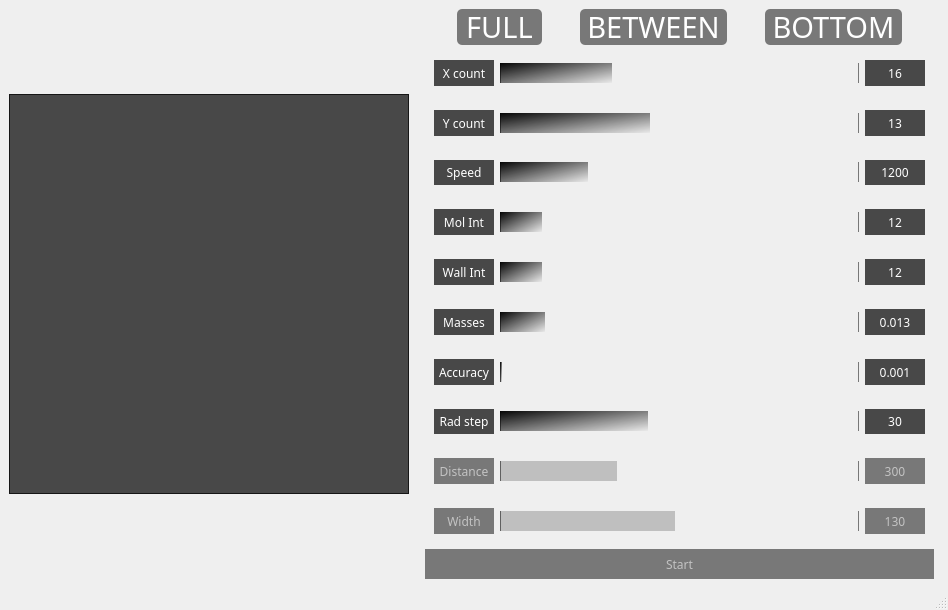
<?xml version="1.0" encoding="UTF-8"?>
<ui version="4.0">
 <class>MainWindow</class>
 <widget class="QMainWindow" name="MainWindow">
  <property name="geometry">
   <rect>
    <x>0</x>
    <y>0</y>
    <width>948</width>
    <height>610</height>
   </rect>
  </property>
  <property name="sizePolicy">
   <sizepolicy hsizetype="Preferred" vsizetype="Preferred">
    <horstretch>0</horstretch>
    <verstretch>0</verstretch>
   </sizepolicy>
  </property>
  <property name="windowTitle">
   <string>MainWindow</string>
  </property>
  <property name="styleSheet">
   <string notr="true">*{
font-family:  centuru gothic;
}

QGraphicsView {
background: rgba(0,0,0,0.7);
}

QLabel {
min-width: 60;
background: rgba(0,0,0,0.7);
color: white;
}

QLabel::disabled {
background: rgba(0,0,0,0.5);
color: rgb(195, 195, 195);
}


QPushButton {
background: rgba(0,0,0,0.7);
color: white;
border: none;
}

QPushButton::hover {
background: rgba(0,0,0,0.8);
color: white;
border: none;
}

QPushButton::disabled {
background: rgba(0,0,0,0.5);
color: rgb(195, 195, 195);
border: none;
}

QPushButton::clicked {
background: rgba(0,0,0,1);
border: none;
}

QSlider::groove:horizontal {
border: 1px solid  rgba(0,0,0,0.5);
background: rgba(0,0,0,0);
height: 20px;
}

QSlider::sub-page:horizontal {
background: qlineargradient(spread:pad, x1:0, y1:0, x2:1, y2:1, stop:0 rgba(0, 0, 0, 255), stop:1 rgba(255, 255, 255, 0));
border: none;
height: 20px;
}

QSlider::add-page:horizontal {
background: rgba(0,0,0,0);
border: none;
height: 20px;
}

QSlider::handle {
width: 8px;
background: url(:/Pixmaps/img/hndl.png);
}

QSlider::sub-page:horizontal:disabled {
background: rgba(0,0,0,0.2);
}

QSlider::add-page:horizontal:disabled {
background: rgba(0,0,0,0);
}

QSlider::handle:horizontal:disabled {
background: rgba(0,0,0,0);
}
</string>
  </property>
  <widget class="QWidget" name="centralwidget">
   <layout class="QHBoxLayout" name="horizontalLayout_10">
    <item>
     <layout class="QHBoxLayout" name="horizontalLayout_9">
      <property name="sizeConstraint">
       <enum>QLayout::SetDefaultConstraint</enum>
      </property>
      <item>
       <widget class="QGraphicsView" name="graphicsPreview">
        <property name="sizePolicy">
         <sizepolicy hsizetype="Expanding" vsizetype="Expanding">
          <horstretch>0</horstretch>
          <verstretch>0</verstretch>
         </sizepolicy>
        </property>
        <property name="minimumSize">
         <size>
          <width>400</width>
          <height>400</height>
         </size>
        </property>
        <property name="maximumSize">
         <size>
          <width>400</width>
          <height>400</height>
         </size>
        </property>
        <property name="autoFillBackground">
         <bool>true</bool>
        </property>
        <property name="styleSheet">
         <string notr="true"/>
        </property>
        <property name="verticalScrollBarPolicy">
         <enum>Qt::ScrollBarAlwaysOff</enum>
        </property>
        <property name="horizontalScrollBarPolicy">
         <enum>Qt::ScrollBarAlwaysOff</enum>
        </property>
       </widget>
      </item>
      <item>
       <spacer name="horizontalSpacer">
        <property name="orientation">
         <enum>Qt::Horizontal</enum>
        </property>
        <property name="sizeType">
         <enum>QSizePolicy::Fixed</enum>
        </property>
        <property name="sizeHint" stdset="0">
         <size>
          <width>10</width>
          <height>20</height>
         </size>
        </property>
       </spacer>
      </item>
      <item>
       <layout class="QVBoxLayout" name="verticalLayout_3">
        <item>
         <layout class="QHBoxLayout" name="horizontalLayout_8">
          <item>
           <spacer name="horizontalSpacer_3">
            <property name="orientation">
             <enum>Qt::Horizontal</enum>
            </property>
            <property name="sizeHint" stdset="0">
             <size>
              <width>40</width>
              <height>20</height>
             </size>
            </property>
           </spacer>
          </item>
          <item>
           <widget class="QPushButton" name="radioButton">
            <property name="minimumSize">
             <size>
              <width>85</width>
              <height>0</height>
             </size>
            </property>
            <property name="font">
             <font>
              <family>Stencil</family>
              <pointsize>22</pointsize>
              <weight>50</weight>
              <italic>false</italic>
              <bold>false</bold>
             </font>
            </property>
            <property name="styleSheet">
             <string notr="true">QPushButton {
	font: 22pt &quot;Stencil&quot;;
background: rgba(0,0,0,0.5);
min-width: 85px;
height: 36px;
border-radius: 5px;
}

QPushButton::checked {
background: rgba(0,0,0,0.9);
color: white;
border: none;
}</string>
            </property>
            <property name="text">
             <string>FULL</string>
            </property>
            <property name="checkable">
             <bool>true</bool>
            </property>
            <property name="autoExclusive">
             <bool>true</bool>
            </property>
           </widget>
          </item>
          <item>
           <spacer name="horizontalSpacer_5">
            <property name="orientation">
             <enum>Qt::Horizontal</enum>
            </property>
            <property name="sizeHint" stdset="0">
             <size>
              <width>40</width>
              <height>20</height>
             </size>
            </property>
           </spacer>
          </item>
          <item>
           <widget class="QPushButton" name="radioButton_2">
            <property name="minimumSize">
             <size>
              <width>90</width>
              <height>0</height>
             </size>
            </property>
            <property name="font">
             <font>
              <family>Stencil</family>
              <pointsize>22</pointsize>
              <weight>50</weight>
              <italic>false</italic>
              <bold>false</bold>
             </font>
            </property>
            <property name="styleSheet">
             <string notr="true">QPushButton {
	font: 22pt &quot;Stencil&quot;;
background: rgba(0,0,0,0.5);
width: 155px;
height: 36px;
border-radius: 5px;
}

QPushButton::checked {
background: rgba(0,0,0,0.9);
color: white;
border: none;
}</string>
            </property>
            <property name="text">
             <string>BETWEEN</string>
            </property>
            <property name="checkable">
             <bool>true</bool>
            </property>
            <property name="autoExclusive">
             <bool>true</bool>
            </property>
           </widget>
          </item>
          <item>
           <spacer name="horizontalSpacer_4">
            <property name="orientation">
             <enum>Qt::Horizontal</enum>
            </property>
            <property name="sizeHint" stdset="0">
             <size>
              <width>40</width>
              <height>20</height>
             </size>
            </property>
           </spacer>
          </item>
          <item>
           <widget class="QPushButton" name="radioButton_3">
            <property name="minimumSize">
             <size>
              <width>90</width>
              <height>0</height>
             </size>
            </property>
            <property name="font">
             <font>
              <family>Stencil</family>
              <pointsize>22</pointsize>
              <weight>50</weight>
              <italic>false</italic>
              <bold>false</bold>
             </font>
            </property>
            <property name="styleSheet">
             <string notr="true">QPushButton {
	font: 22pt &quot;Stencil&quot;;
background: rgba(0,0,0,0.5);
width: 145px;
height: 36px;
border-radius: 5px;
}

QPushButton::checked {
background: rgba(0,0,0,0.9);
color: white;
border: none;
}</string>
            </property>
            <property name="text">
             <string>BOTTOM</string>
            </property>
            <property name="checkable">
             <bool>true</bool>
            </property>
            <property name="autoExclusive">
             <bool>true</bool>
            </property>
           </widget>
          </item>
          <item>
           <spacer name="horizontalSpacer_6">
            <property name="orientation">
             <enum>Qt::Horizontal</enum>
            </property>
            <property name="sizeHint" stdset="0">
             <size>
              <width>40</width>
              <height>20</height>
             </size>
            </property>
           </spacer>
          </item>
         </layout>
        </item>
        <item>
         <layout class="QVBoxLayout" name="verticalLayout_2">
          <item>
           <layout class="QVBoxLayout" name="verticalLayout">
            <item>
             <widget class="QWidget" name="widget" native="true">
              <layout class="QHBoxLayout" name="horizontalLayout">
               <item>
                <widget class="QLabel" name="label_2">
                 <property name="sizePolicy">
                  <sizepolicy hsizetype="Preferred" vsizetype="Expanding">
                   <horstretch>0</horstretch>
                   <verstretch>0</verstretch>
                  </sizepolicy>
                 </property>
                 <property name="minimumSize">
                  <size>
                   <width>60</width>
                   <height>0</height>
                  </size>
                 </property>
                 <property name="text">
                  <string>X count</string>
                 </property>
                 <property name="alignment">
                  <set>Qt::AlignCenter</set>
                 </property>
                </widget>
               </item>
               <item>
                <widget class="QSlider" name="horizontalSlider">
                 <property name="cursor">
                  <cursorShape>ArrowCursor</cursorShape>
                 </property>
                 <property name="mouseTracking">
                  <bool>false</bool>
                 </property>
                 <property name="autoFillBackground">
                  <bool>false</bool>
                 </property>
                 <property name="minimum">
                  <number>1</number>
                 </property>
                 <property name="maximum">
                  <number>50</number>
                 </property>
                 <property name="value">
                  <number>16</number>
                 </property>
                 <property name="sliderPosition">
                  <number>16</number>
                 </property>
                 <property name="orientation">
                  <enum>Qt::Horizontal</enum>
                 </property>
                 <property name="invertedAppearance">
                  <bool>false</bool>
                 </property>
                 <property name="invertedControls">
                  <bool>false</bool>
                 </property>
                 <property name="tickPosition">
                  <enum>QSlider::TicksAbove</enum>
                 </property>
                 <property name="tickInterval">
                  <number>1</number>
                 </property>
                </widget>
               </item>
               <item>
                <widget class="QLabel" name="label_9">
                 <property name="enabled">
                  <bool>true</bool>
                 </property>
                 <property name="minimumSize">
                  <size>
                   <width>60</width>
                   <height>0</height>
                  </size>
                 </property>
                 <property name="text">
                  <string>16</string>
                 </property>
                 <property name="alignment">
                  <set>Qt::AlignCenter</set>
                 </property>
                </widget>
               </item>
              </layout>
             </widget>
            </item>
            <item>
             <widget class="QWidget" name="widget" native="true">
              <layout class="QHBoxLayout" name="horizontalLayout_2">
               <item>
                <widget class="QLabel" name="label_3">
                 <property name="sizePolicy">
                  <sizepolicy hsizetype="Preferred" vsizetype="Expanding">
                   <horstretch>0</horstretch>
                   <verstretch>0</verstretch>
                  </sizepolicy>
                 </property>
                 <property name="minimumSize">
                  <size>
                   <width>60</width>
                   <height>0</height>
                  </size>
                 </property>
                 <property name="text">
                  <string>Y count</string>
                 </property>
                 <property name="alignment">
                  <set>Qt::AlignCenter</set>
                 </property>
                </widget>
               </item>
               <item>
                <widget class="QSlider" name="horizontalSlider_2">
                 <property name="minimum">
                  <number>1</number>
                 </property>
                 <property name="maximum">
                  <number>30</number>
                 </property>
                 <property name="value">
                  <number>13</number>
                 </property>
                 <property name="sliderPosition">
                  <number>13</number>
                 </property>
                 <property name="orientation">
                  <enum>Qt::Horizontal</enum>
                 </property>
                 <property name="tickPosition">
                  <enum>QSlider::TicksBelow</enum>
                 </property>
                 <property name="tickInterval">
                  <number>10</number>
                 </property>
                </widget>
               </item>
               <item>
                <widget class="QLabel" name="label_10">
                 <property name="minimumSize">
                  <size>
                   <width>60</width>
                   <height>0</height>
                  </size>
                 </property>
                 <property name="text">
                  <string>13</string>
                 </property>
                 <property name="alignment">
                  <set>Qt::AlignCenter</set>
                 </property>
                </widget>
               </item>
              </layout>
             </widget>
            </item>
            <item>
             <widget class="QWidget" name="widget" native="true">
              <layout class="QHBoxLayout" name="horizontalLayout_3">
               <item>
                <widget class="QLabel" name="label_4">
                 <property name="sizePolicy">
                  <sizepolicy hsizetype="Preferred" vsizetype="Expanding">
                   <horstretch>0</horstretch>
                   <verstretch>0</verstretch>
                  </sizepolicy>
                 </property>
                 <property name="minimumSize">
                  <size>
                   <width>60</width>
                   <height>0</height>
                  </size>
                 </property>
                 <property name="text">
                  <string>Speed</string>
                 </property>
                 <property name="alignment">
                  <set>Qt::AlignCenter</set>
                 </property>
                </widget>
               </item>
               <item>
                <widget class="QSlider" name="horizontalSlider_3">
                 <property name="mouseTracking">
                  <bool>false</bool>
                 </property>
                 <property name="tabletTracking">
                  <bool>false</bool>
                 </property>
                 <property name="focusPolicy">
                  <enum>Qt::NoFocus</enum>
                 </property>
                 <property name="acceptDrops">
                  <bool>true</bool>
                 </property>
                 <property name="minimum">
                  <number>0</number>
                 </property>
                 <property name="maximum">
                  <number>5000</number>
                 </property>
                 <property name="sliderPosition">
                  <number>1200</number>
                 </property>
                 <property name="orientation">
                  <enum>Qt::Horizontal</enum>
                 </property>
                 <property name="tickPosition">
                  <enum>QSlider::TicksBelow</enum>
                 </property>
                 <property name="tickInterval">
                  <number>500</number>
                 </property>
                </widget>
               </item>
               <item>
                <widget class="QLabel" name="label_11">
                 <property name="minimumSize">
                  <size>
                   <width>60</width>
                   <height>0</height>
                  </size>
                 </property>
                 <property name="text">
                  <string>1200</string>
                 </property>
                 <property name="alignment">
                  <set>Qt::AlignCenter</set>
                 </property>
                </widget>
               </item>
              </layout>
             </widget>
            </item>
            <item>
             <widget class="QWidget" name="widget" native="true">
              <property name="sizePolicy">
               <sizepolicy hsizetype="Preferred" vsizetype="Preferred">
                <horstretch>0</horstretch>
                <verstretch>0</verstretch>
               </sizepolicy>
              </property>
              <property name="styleSheet">
               <string notr="true">QWidget {
background-fill: rgba(0, 0, 0, 200);
}</string>
              </property>
              <layout class="QHBoxLayout" name="horizontalLayout_4">
               <item>
                <widget class="QLabel" name="label_5">
                 <property name="sizePolicy">
                  <sizepolicy hsizetype="Preferred" vsizetype="Expanding">
                   <horstretch>0</horstretch>
                   <verstretch>0</verstretch>
                  </sizepolicy>
                 </property>
                 <property name="minimumSize">
                  <size>
                   <width>60</width>
                   <height>0</height>
                  </size>
                 </property>
                 <property name="text">
                  <string>Mol Int</string>
                 </property>
                 <property name="alignment">
                  <set>Qt::AlignCenter</set>
                 </property>
                </widget>
               </item>
               <item>
                <widget class="QSlider" name="horizontalSlider_4">
                 <property name="minimum">
                  <number>1</number>
                 </property>
                 <property name="sliderPosition">
                  <number>12</number>
                 </property>
                 <property name="orientation">
                  <enum>Qt::Horizontal</enum>
                 </property>
                 <property name="tickPosition">
                  <enum>QSlider::TicksBelow</enum>
                 </property>
                 <property name="tickInterval">
                  <number>10</number>
                 </property>
                </widget>
               </item>
               <item>
                <widget class="QLabel" name="label_12">
                 <property name="minimumSize">
                  <size>
                   <width>60</width>
                   <height>0</height>
                  </size>
                 </property>
                 <property name="text">
                  <string>12</string>
                 </property>
                 <property name="alignment">
                  <set>Qt::AlignCenter</set>
                 </property>
                </widget>
               </item>
              </layout>
             </widget>
            </item>
            <item>
             <widget class="QWidget" name="widget" native="true">
              <layout class="QHBoxLayout" name="horizontalLayout_11">
               <item>
                <widget class="QLabel" name="label_16">
                 <property name="sizePolicy">
                  <sizepolicy hsizetype="Preferred" vsizetype="Expanding">
                   <horstretch>0</horstretch>
                   <verstretch>0</verstretch>
                  </sizepolicy>
                 </property>
                 <property name="minimumSize">
                  <size>
                   <width>60</width>
                   <height>0</height>
                  </size>
                 </property>
                 <property name="text">
                  <string>Wall Int</string>
                 </property>
                 <property name="alignment">
                  <set>Qt::AlignCenter</set>
                 </property>
                </widget>
               </item>
               <item>
                <widget class="QSlider" name="horizontalSlider_8">
                 <property name="acceptDrops">
                  <bool>true</bool>
                 </property>
                 <property name="minimum">
                  <number>1</number>
                 </property>
                 <property name="sliderPosition">
                  <number>12</number>
                 </property>
                 <property name="orientation">
                  <enum>Qt::Horizontal</enum>
                 </property>
                 <property name="tickPosition">
                  <enum>QSlider::TicksBelow</enum>
                 </property>
                 <property name="tickInterval">
                  <number>10</number>
                 </property>
                </widget>
               </item>
               <item>
                <widget class="QLabel" name="label_17">
                 <property name="minimumSize">
                  <size>
                   <width>60</width>
                   <height>0</height>
                  </size>
                 </property>
                 <property name="text">
                  <string>12</string>
                 </property>
                 <property name="alignment">
                  <set>Qt::AlignCenter</set>
                 </property>
                </widget>
               </item>
              </layout>
             </widget>
            </item>
            <item>
             <widget class="QWidget" name="widget" native="true">
              <layout class="QHBoxLayout" name="horizontalLayout_5">
               <item>
                <widget class="QLabel" name="label_6">
                 <property name="sizePolicy">
                  <sizepolicy hsizetype="Preferred" vsizetype="Expanding">
                   <horstretch>0</horstretch>
                   <verstretch>0</verstretch>
                  </sizepolicy>
                 </property>
                 <property name="minimumSize">
                  <size>
                   <width>60</width>
                   <height>0</height>
                  </size>
                 </property>
                 <property name="text">
                  <string>Masses</string>
                 </property>
                 <property name="alignment">
                  <set>Qt::AlignCenter</set>
                 </property>
                </widget>
               </item>
               <item>
                <widget class="QSlider" name="horizontalSlider_5">
                 <property name="minimum">
                  <number>1</number>
                 </property>
                 <property name="maximum">
                  <number>100</number>
                 </property>
                 <property name="value">
                  <number>13</number>
                 </property>
                 <property name="sliderPosition">
                  <number>13</number>
                 </property>
                 <property name="orientation">
                  <enum>Qt::Horizontal</enum>
                 </property>
                 <property name="tickPosition">
                  <enum>QSlider::TicksBelow</enum>
                 </property>
                 <property name="tickInterval">
                  <number>10</number>
                 </property>
                </widget>
               </item>
               <item>
                <widget class="QLabel" name="label_13">
                 <property name="minimumSize">
                  <size>
                   <width>60</width>
                   <height>0</height>
                  </size>
                 </property>
                 <property name="text">
                  <string>0.013</string>
                 </property>
                 <property name="alignment">
                  <set>Qt::AlignCenter</set>
                 </property>
                </widget>
               </item>
              </layout>
             </widget>
            </item>
            <item>
             <widget class="QWidget" name="widget" native="true">
              <layout class="QHBoxLayout" name="horizontalLayout_6">
               <item>
                <widget class="QLabel" name="label_7">
                 <property name="sizePolicy">
                  <sizepolicy hsizetype="Preferred" vsizetype="Expanding">
                   <horstretch>0</horstretch>
                   <verstretch>0</verstretch>
                  </sizepolicy>
                 </property>
                 <property name="minimumSize">
                  <size>
                   <width>60</width>
                   <height>0</height>
                  </size>
                 </property>
                 <property name="text">
                  <string>Accuracy</string>
                 </property>
                 <property name="alignment">
                  <set>Qt::AlignCenter</set>
                 </property>
                </widget>
               </item>
               <item>
                <widget class="QSlider" name="horizontalSlider_6">
                 <property name="minimum">
                  <number>1</number>
                 </property>
                 <property name="maximum">
                  <number>100</number>
                 </property>
                 <property name="sliderPosition">
                  <number>100</number>
                 </property>
                 <property name="orientation">
                  <enum>Qt::Horizontal</enum>
                 </property>
                 <property name="invertedAppearance">
                  <bool>true</bool>
                 </property>
                 <property name="tickPosition">
                  <enum>QSlider::TicksBelow</enum>
                 </property>
                 <property name="tickInterval">
                  <number>10</number>
                 </property>
                </widget>
               </item>
               <item>
                <widget class="QLabel" name="label_14">
                 <property name="minimumSize">
                  <size>
                   <width>60</width>
                   <height>0</height>
                  </size>
                 </property>
                 <property name="text">
                  <string>0.001</string>
                 </property>
                 <property name="alignment">
                  <set>Qt::AlignCenter</set>
                 </property>
                </widget>
               </item>
              </layout>
             </widget>
            </item>
            <item>
             <widget class="QWidget" name="widget" native="true">
              <layout class="QHBoxLayout" name="horizontalLayout_13">
               <item>
                <widget class="QLabel" name="label_20">
                 <property name="sizePolicy">
                  <sizepolicy hsizetype="Preferred" vsizetype="Expanding">
                   <horstretch>0</horstretch>
                   <verstretch>0</verstretch>
                  </sizepolicy>
                 </property>
                 <property name="minimumSize">
                  <size>
                   <width>60</width>
                   <height>0</height>
                  </size>
                 </property>
                 <property name="text">
                  <string>Rad step</string>
                 </property>
                 <property name="alignment">
                  <set>Qt::AlignCenter</set>
                 </property>
                </widget>
               </item>
               <item>
                <widget class="QSlider" name="horizontalSlider_10">
                 <property name="font">
                  <font>
                   <family>centuru gothic</family>
                   <stylestrategy>PreferDefault</stylestrategy>
                   <kerning>false</kerning>
                  </font>
                 </property>
                 <property name="layoutDirection">
                  <enum>Qt::LeftToRight</enum>
                 </property>
                 <property name="autoFillBackground">
                  <bool>false</bool>
                 </property>
                 <property name="inputMethodHints">
                  <set>Qt::ImhNone</set>
                 </property>
                 <property name="minimum">
                  <number>1</number>
                 </property>
                 <property name="maximum">
                  <number>50</number>
                 </property>
                 <property name="sliderPosition">
                  <number>30</number>
                 </property>
                 <property name="orientation">
                  <enum>Qt::Horizontal</enum>
                 </property>
                 <property name="invertedAppearance">
                  <bool>true</bool>
                 </property>
                 <property name="tickPosition">
                  <enum>QSlider::TicksBelow</enum>
                 </property>
                 <property name="tickInterval">
                  <number>7</number>
                 </property>
                </widget>
               </item>
               <item>
                <widget class="QLabel" name="label_21">
                 <property name="minimumSize">
                  <size>
                   <width>60</width>
                   <height>0</height>
                  </size>
                 </property>
                 <property name="text">
                  <string>30</string>
                 </property>
                 <property name="alignment">
                  <set>Qt::AlignCenter</set>
                 </property>
                </widget>
               </item>
              </layout>
             </widget>
            </item>
            <item>
             <widget class="QWidget" name="widget" native="true">
              <layout class="QHBoxLayout" name="horizontalLayout_7">
               <item>
                <widget class="QLabel" name="label_8">
                 <property name="enabled">
                  <bool>false</bool>
                 </property>
                 <property name="sizePolicy">
                  <sizepolicy hsizetype="Fixed" vsizetype="Expanding">
                   <horstretch>0</horstretch>
                   <verstretch>0</verstretch>
                  </sizepolicy>
                 </property>
                 <property name="minimumSize">
                  <size>
                   <width>60</width>
                   <height>0</height>
                  </size>
                 </property>
                 <property name="text">
                  <string>Distance</string>
                 </property>
                 <property name="alignment">
                  <set>Qt::AlignCenter</set>
                 </property>
                </widget>
               </item>
               <item>
                <widget class="QSlider" name="horizontalSlider_7">
                 <property name="enabled">
                  <bool>false</bool>
                 </property>
                 <property name="minimum">
                  <number>150</number>
                 </property>
                 <property name="maximum">
                  <number>615</number>
                 </property>
                 <property name="sliderPosition">
                  <number>300</number>
                 </property>
                 <property name="orientation">
                  <enum>Qt::Horizontal</enum>
                 </property>
                 <property name="tickPosition">
                  <enum>QSlider::TicksBelow</enum>
                 </property>
                 <property name="tickInterval">
                  <number>70</number>
                 </property>
                </widget>
               </item>
               <item>
                <widget class="QLabel" name="label_15">
                 <property name="enabled">
                  <bool>false</bool>
                 </property>
                 <property name="minimumSize">
                  <size>
                   <width>60</width>
                   <height>0</height>
                  </size>
                 </property>
                 <property name="text">
                  <string>300</string>
                 </property>
                 <property name="alignment">
                  <set>Qt::AlignCenter</set>
                 </property>
                </widget>
               </item>
              </layout>
             </widget>
            </item>
            <item>
             <widget class="QWidget" name="widget" native="true">
              <layout class="QHBoxLayout" name="horizontalLayout_12">
               <item>
                <widget class="QLabel" name="label_18">
                 <property name="enabled">
                  <bool>false</bool>
                 </property>
                 <property name="sizePolicy">
                  <sizepolicy hsizetype="Fixed" vsizetype="Expanding">
                   <horstretch>0</horstretch>
                   <verstretch>0</verstretch>
                  </sizepolicy>
                 </property>
                 <property name="minimumSize">
                  <size>
                   <width>60</width>
                   <height>0</height>
                  </size>
                 </property>
                 <property name="text">
                  <string>Width</string>
                 </property>
                 <property name="alignment">
                  <set>Qt::AlignCenter</set>
                 </property>
                </widget>
               </item>
               <item>
                <widget class="QSlider" name="horizontalSlider_9">
                 <property name="enabled">
                  <bool>false</bool>
                 </property>
                 <property name="minimum">
                  <number>1</number>
                 </property>
                 <property name="maximum">
                  <number>250</number>
                 </property>
                 <property name="sliderPosition">
                  <number>130</number>
                 </property>
                 <property name="orientation">
                  <enum>Qt::Horizontal</enum>
                 </property>
                 <property name="invertedAppearance">
                  <bool>true</bool>
                 </property>
                 <property name="tickPosition">
                  <enum>QSlider::TicksBelow</enum>
                 </property>
                 <property name="tickInterval">
                  <number>50</number>
                 </property>
                </widget>
               </item>
               <item>
                <widget class="QLabel" name="label_19">
                 <property name="enabled">
                  <bool>false</bool>
                 </property>
                 <property name="minimumSize">
                  <size>
                   <width>60</width>
                   <height>0</height>
                  </size>
                 </property>
                 <property name="text">
                  <string>130</string>
                 </property>
                 <property name="alignment">
                  <set>Qt::AlignCenter</set>
                 </property>
                </widget>
               </item>
              </layout>
             </widget>
            </item>
           </layout>
          </item>
          <item>
           <widget class="QPushButton" name="pushButton">
            <property name="enabled">
             <bool>false</bool>
            </property>
            <property name="minimumSize">
             <size>
              <width>0</width>
              <height>30</height>
             </size>
            </property>
            <property name="sizeIncrement">
             <size>
              <width>0</width>
              <height>170</height>
             </size>
            </property>
            <property name="text">
             <string>Start</string>
            </property>
           </widget>
          </item>
         </layout>
        </item>
       </layout>
      </item>
     </layout>
    </item>
    <item>
     <spacer name="horizontalSpacer_2">
      <property name="orientation">
       <enum>Qt::Horizontal</enum>
      </property>
      <property name="sizeType">
       <enum>QSizePolicy::Fixed</enum>
      </property>
      <property name="sizeHint" stdset="0">
       <size>
        <width>5</width>
        <height>20</height>
       </size>
      </property>
     </spacer>
    </item>
   </layout>
  </widget>
  <widget class="QMenuBar" name="menubar">
   <property name="geometry">
    <rect>
     <x>0</x>
     <y>0</y>
     <width>948</width>
     <height>21</height>
    </rect>
   </property>
  </widget>
  <widget class="QStatusBar" name="statusbar"/>
 </widget>
 <resources/>
 <connections/>
</ui>
